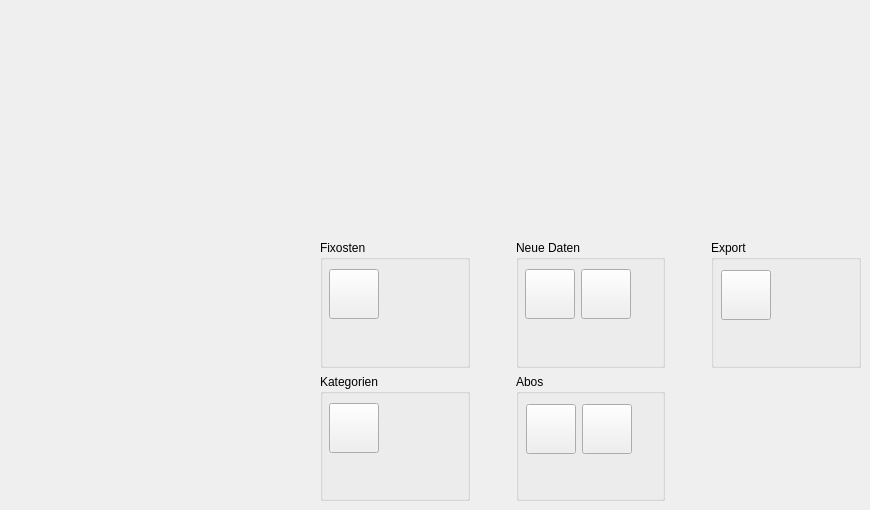
         <widget class="QWidget" name="page_home">
          <widget class="QWidget" name="gridLayoutWidget">
           <property name="geometry">
            <rect>
             <x>320</x>
             <y>240</y>
             <width>541</width>
             <height>261</height>
            </rect>
           </property>
           <layout class="QGridLayout" name="gridLayout_2">
            <item row="0" column="3">
             <spacer name="horizontalSpacer_7">
              <property name="orientation">
               <enum>Qt::Horizontal</enum>
              </property>
              <property name="sizeType">
               <enum>QSizePolicy::Fixed</enum>
              </property>
              <property name="sizeHint" stdset="0">
               <size>
                <width>40</width>
                <height>20</height>
               </size>
              </property>
             </spacer>
            </item>
            <item row="0" column="0">
             <widget class="QGroupBox" name="groupBox_2">
              <property name="title">
               <string>Fixosten</string>
              </property>
              <widget class="QWidget" name="formLayoutWidget_2">
               <property name="geometry">
                <rect>
                 <x>9</x>
                 <y>29</y>
                 <width>101</width>
                 <height>71</height>
                </rect>
               </property>
               <layout class="QFormLayout" name="formLayout_2">
                <item row="0" column="0">
                 <widget class="QPushButton" name="add_fixed_costs_button">
                  <property name="minimumSize">
                   <size>
                    <width>50</width>
                    <height>50</height>
                   </size>
                  </property>
                  <property name="maximumSize">
                   <size>
                    <width>50</width>
                    <height>50</height>
                   </size>
                  </property>
                  <property name="text">
                   <string/>
                  </property>
                  <property name="icon">
                   <iconset>
                    <normaloff>icon/add_new_fixedcosts.ico</normaloff>icon/add_new_fixedcosts.ico</iconset>
                  </property>
                  <property name="iconSize">
                   <size>
                    <width>32</width>
                    <height>32</height>
                   </size>
                  </property>
                 </widget>
                </item>
               </layout>
              </widget>
             </widget>
            </item>
            <item row="0" column="4">
             <widget class="QGroupBox" name="groupBox_3">
              <property name="title">
               <string>Export</string>
              </property>
              <widget class="QWidget" name="formLayoutWidget_3">
               <property name="geometry">
                <rect>
                 <x>10</x>
                 <y>30</y>
                 <width>101</width>
                 <height>71</height>
                </rect>
               </property>
               <layout class="QFormLayout" name="formLayout_3">
                <item row="0" column="0">
                 <widget class="QPushButton" name="export_data_button">
                  <property name="minimumSize">
                   <size>
                    <width>50</width>
                    <height>50</height>
                   </size>
                  </property>
                  <property name="maximumSize">
                   <size>
                    <width>50</width>
                    <height>50</height>
                   </size>
                  </property>
                  <property name="text">
                   <string/>
                  </property>
                  <property name="icon">
                   <iconset>
                    <normaloff>icon/export_data.ico</normaloff>icon/export_data.ico</iconset>
                  </property>
                  <property name="iconSize">
                   <size>
                    <width>32</width>
                    <height>32</height>
                   </size>
                  </property>
                 </widget>
                </item>
               </layout>
              </widget>
             </widget>
            </item>
            <item row="0" column="1">
             <spacer name="horizontalSpacer_5">
              <property name="orientation">
               <enum>Qt::Horizontal</enum>
              </property>
              <property name="sizeType">
               <enum>QSizePolicy::Fixed</enum>
              </property>
              <property name="sizeHint" stdset="0">
               <size>
                <width>40</width>
                <height>20</height>
               </size>
              </property>
             </spacer>
            </item>
            <item row="0" column="2">
             <widget class="QGroupBox" name="groupBox">
              <property name="sizePolicy">
               <sizepolicy hsizetype="Minimum" vsizetype="Preferred">
                <horstretch>0</horstretch>
                <verstretch>0</verstretch>
               </sizepolicy>
              </property>
              <property name="title">
               <string>Neue Daten</string>
              </property>
              <widget class="QWidget" name="formLayoutWidget">
               <property name="geometry">
                <rect>
                 <x>9</x>
                 <y>29</y>
                 <width>111</width>
                 <height>71</height>
                </rect>
               </property>
               <layout class="QFormLayout" name="formLayout">
                <item row="1" column="0">
                 <widget class="QPushButton" name="add_data_button">
                  <property name="minimumSize">
                   <size>
                    <width>50</width>
                    <height>50</height>
                   </size>
                  </property>
                  <property name="toolTip">
                   <string/>
                  </property>
                  <property name="toolTipDuration">
                   <number>-1</number>
                  </property>
                  <property name="text">
                   <string/>
                  </property>
                  <property name="icon">
                   <iconset>
                    <normaloff>icon/add_data.ico</normaloff>icon/add_data.ico</iconset>
                  </property>
                  <property name="iconSize">
                   <size>
                    <width>32</width>
                    <height>32</height>
                   </size>
                  </property>
                 </widget>
                </item>
                <item row="1" column="1">
                 <widget class="QPushButton" name="delete_data_button">
                  <property name="maximumSize">
                   <size>
                    <width>50</width>
                    <height>50</height>
                   </size>
                  </property>
                  <property name="text">
                   <string/>
                  </property>
                  <property name="icon">
                   <iconset>
                    <normaloff>icon/delete_data.ico</normaloff>icon/delete_data.ico</iconset>
                  </property>
                  <property name="iconSize">
                   <size>
                    <width>32</width>
                    <height>32</height>
                   </size>
                  </property>
                 </widget>
                </item>
               </layout>
              </widget>
             </widget>
            </item>
            <item row="1" column="0">
             <widget class="QGroupBox" name="groupBox_4">
              <property name="title">
               <string>Kategorien</string>
              </property>
              <widget class="QWidget" name="formLayoutWidget_4">
               <property name="geometry">
                <rect>
                 <x>9</x>
                 <y>29</y>
                 <width>121</width>
                 <height>91</height>
                </rect>
               </property>
               <layout class="QFormLayout" name="formLayout_4">
                <item row="0" column="0">
                 <widget class="QPushButton" name="add_categorie_button">
                  <property name="minimumSize">
                   <size>
                    <width>50</width>
                    <height>50</height>
                   </size>
                  </property>
                  <property name="maximumSize">
                   <size>
                    <width>50</width>
                    <height>50</height>
                   </size>
                  </property>
                  <property name="text">
                   <string/>
                  </property>
                  <property name="icon">
                   <iconset>
                    <normaloff>icon/add_data.ico</normaloff>icon/add_data.ico</iconset>
                  </property>
                  <property name="iconSize">
                   <size>
                    <width>32</width>
                    <height>32</height>
                   </size>
                  </property>
                 </widget>
                </item>
               </layout>
              </widget>
             </widget>
            </item>
            <item row="1" column="1">
             <spacer name="horizontalSpacer_23">
              <property name="orientation">
               <enum>Qt::Horizontal</enum>
              </property>
              <property name="sizeType">
               <enum>QSizePolicy::Fixed</enum>
              </property>
              <property name="sizeHint" stdset="0">
               <size>
                <width>40</width>
                <height>20</height>
               </size>
              </property>
             </spacer>
            </item>
            <item row="1" column="2">
             <widget class="QGroupBox" name="groupBox_5">
              <property name="title">
               <string>Abos</string>
              </property>
              <widget class="QWidget" name="formLayoutWidget_5">
               <property name="geometry">
                <rect>
                 <x>10</x>
                 <y>30</y>
                 <width>138</width>
                 <height>91</height>
                </rect>
               </property>
               <layout class="QFormLayout" name="formLayout_5">
                <item row="0" column="0">
                 <widget class="QPushButton" name="add_sub_button">
                  <property name="minimumSize">
                   <size>
                    <width>50</width>
                    <height>50</height>
                   </size>
                  </property>
                  <property name="text">
                   <string/>
                  </property>
                  <property name="icon">
                   <iconset>
                    <normaloff>icon/add_data.ico</normaloff>icon/add_data.ico</iconset>
                  </property>
                  <property name="iconSize">
                   <size>
                    <width>32</width>
                    <height>32</height>
                   </size>
                  </property>
                 </widget>
                </item>
                <item row="0" column="1">
                 <widget class="QPushButton" name="delete_sub_button">
                  <property name="sizePolicy">
                   <sizepolicy hsizetype="Fixed" vsizetype="Fixed">
                    <horstretch>0</horstretch>
                    <verstretch>0</verstretch>
                   </sizepolicy>
                  </property>
                  <property name="minimumSize">
                   <size>
                    <width>50</width>
                    <height>50</height>
                   </size>
                  </property>
                  <property name="font">
                   <font>
                    <family>Cabin</family>
                    <pointsize>11</pointsize>
                    <bold>true</bold>
                   </font>
                  </property>
                  <property name="text">
                   <string/>
                  </property>
                  <property name="icon">
                   <iconset>
                    <normaloff>icon/delete_data.ico</normaloff>icon/delete_data.ico</iconset>
                  </property>
                  <property name="iconSize">
                   <size>
                    <width>32</width>
                    <height>32</height>
                   </size>
                  </property>
                 </widget>
                </item>
               </layout>
              </widget>
             </widget>
            </item>
           </layout>
          </widget>
         </widget>
